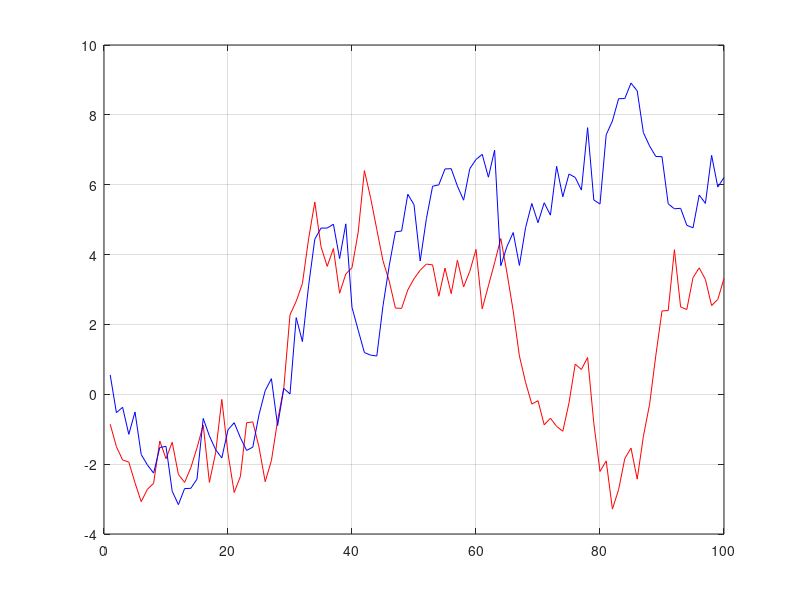
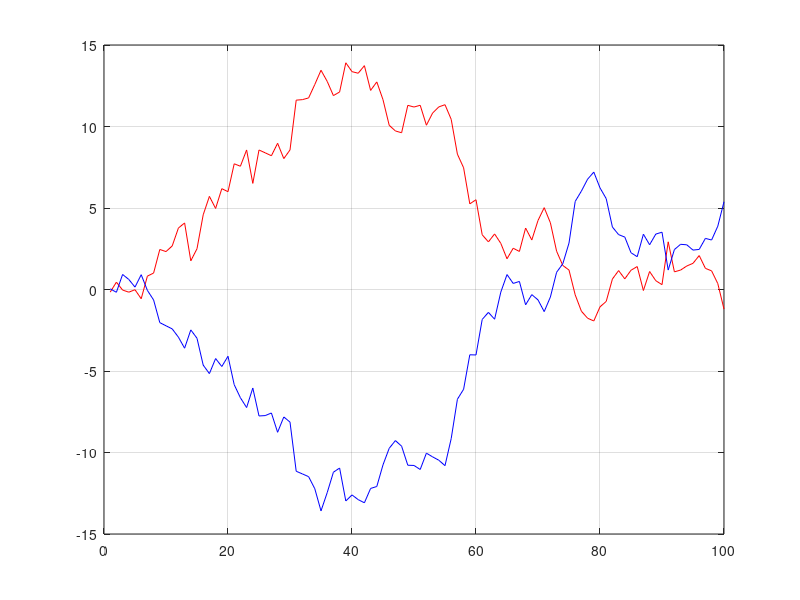
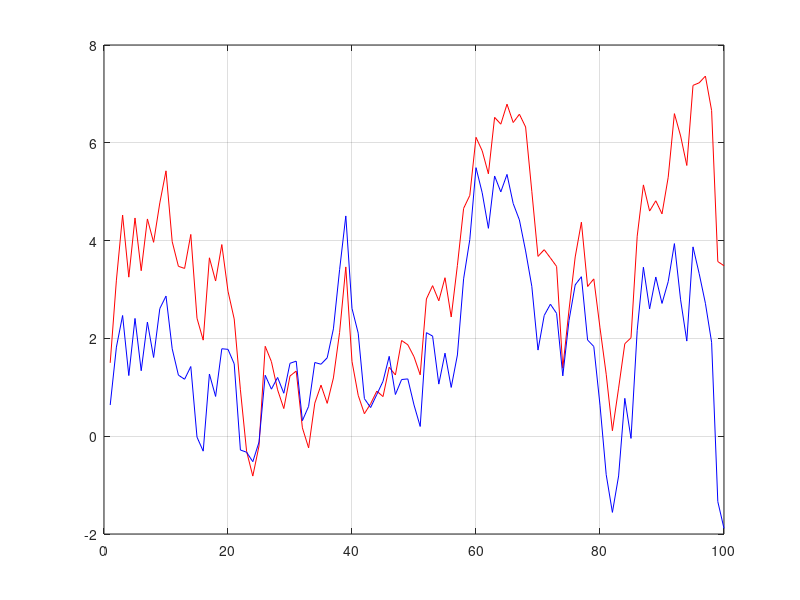

Here is the MATLAB script that generated these plots, in order:
clear all
clc 
close all

x_init=[0 0]; sig=[1 0; 0 1]; T=100; SIMS=1;mu = [0 0]';
sig1 = [1 -0.9; -0.9 1];
sig2 = [1 0.9; 0.9 1];

for s=1:SIMS
    x=[];
    x(1,:)=mvnrnd(mu,sig);
    for t=2:T
        x(t,:)=mvnrnd(x(t-1,:),sig);
    end
    plot(1:T,x(:,1),'red');
    hold on
    plot(1:T,x(:,2),'blue');
end
grid on

for s=1:SIMS
    x=[];
    x(1,:)=mvnrnd(mu,sig1);
    for t=2:T
        x(t,:)=mvnrnd(x(t-1,:),sig1);
    end
    figure()
    plot(1:T,x(:,1),'red');
    hold on
    plot(1:T,x(:,2),'blue');
end
grid on

for s=1:SIMS
    x=[];
    x(1,:)=mvnrnd(mu,sig2);
    for t=2:T
        x(t,:)=mvnrnd(x(t-1,:),sig2);
    end
    figure()
    plot(1:T,x(:,1),'red');
    hold on
    plot(1:T,x(:,2),'blue');
end
grid on
%when there is a minus on the diagonal on the covariance matrix they are
%negativelly correlated so one one goes up the other one goes down. 

%when there is a plius on the covariance matrix they are positvely
%correlated so they go up together.

%If it is zero it does not matter what happens they go in random order. 